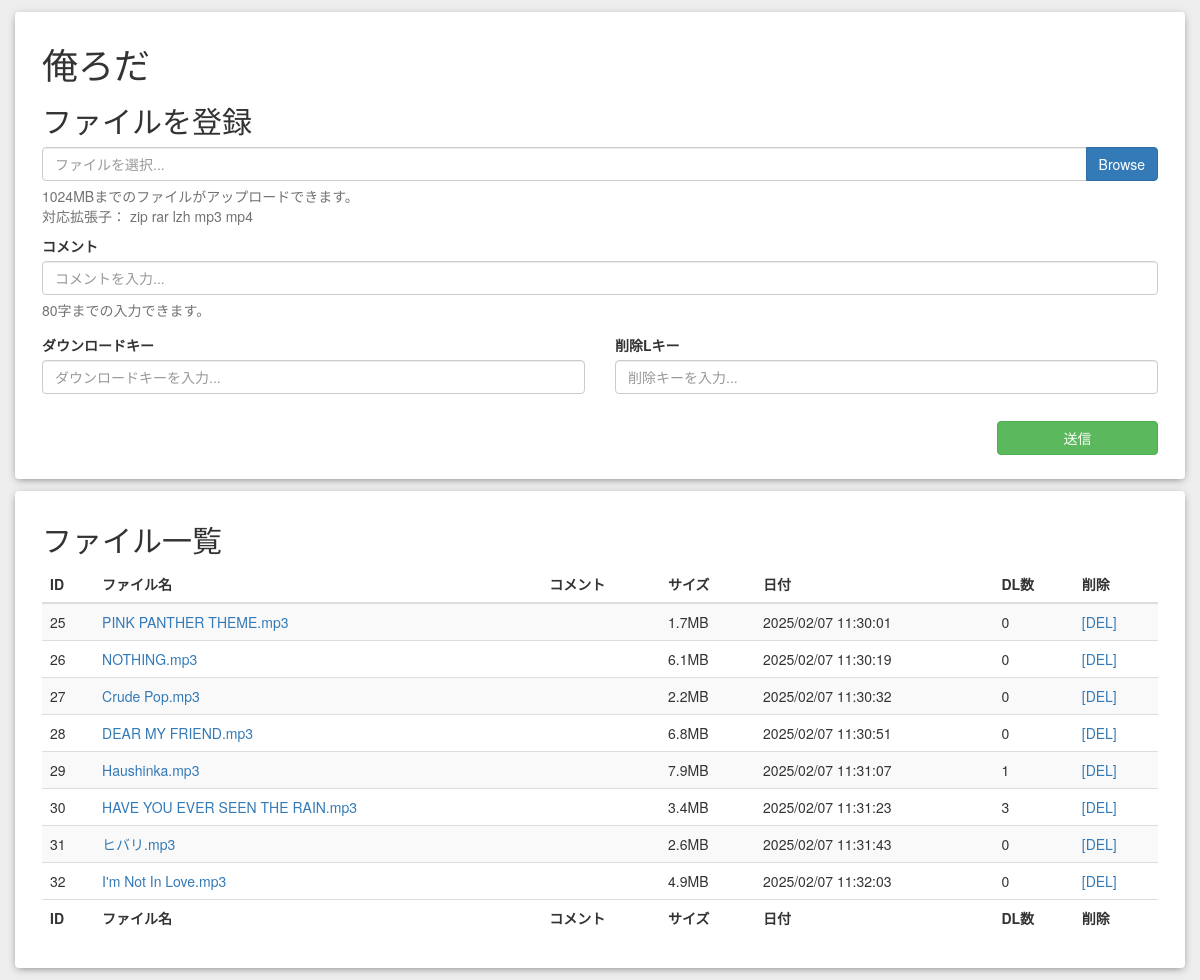
Before: / with the older database file.
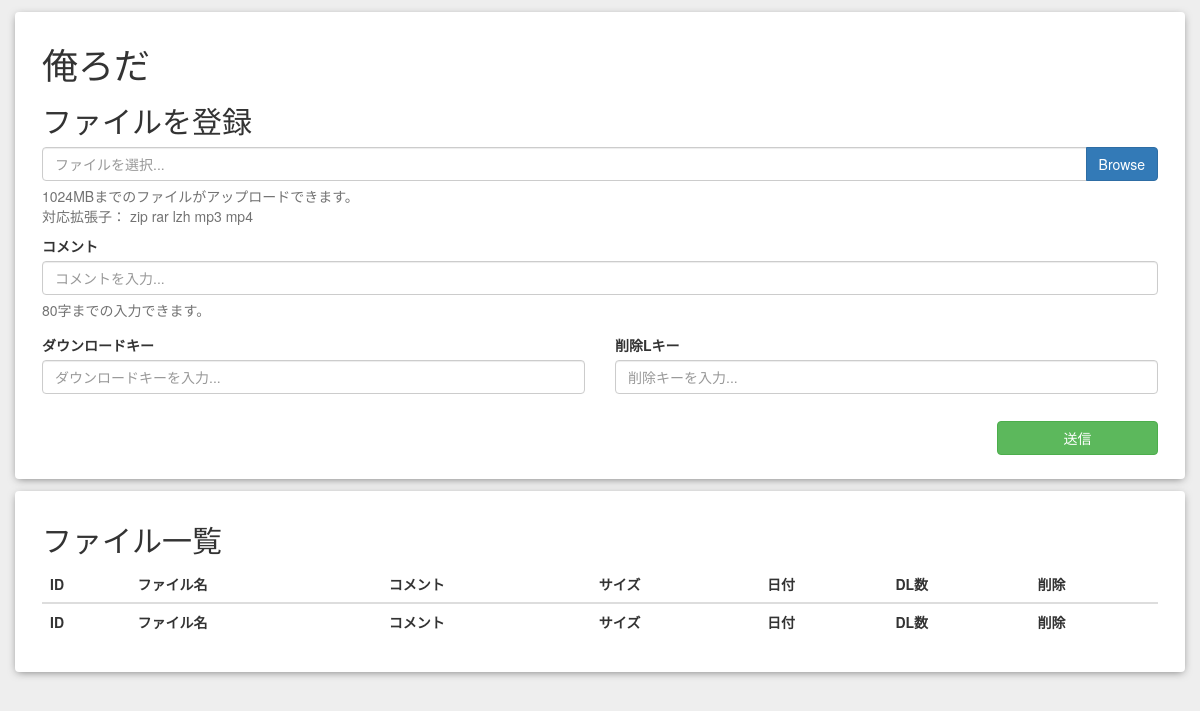
After: the same page with the newer database file.
### tables this page shows
CREATE TABLE uploaded(
  id INTEGER PRIMARY KEY AUTOINCREMENT,
  origin_file_name text,
  comment text,
  size INTEGER,
  count INTEGER,
  input_date INTEGER,
  dl_key text,
  del_key text
  );

### app/models/index.php (called while the page is built, shortened)
<?php
class index {
  function index() {
    try{
      $db = new PDO('sqlite:'.$db_directory.'/uploader.db');
    }catch (Exception $e){
      $error = '500 - データベースの接続に失敗しました。';
      include('./app/views/header.php');
      include('./app/views/error.php');
      include('./app/views/footer.php');
      exit;
    }
    $db->setAttribute(PDO::ATTR_DEFAULT_FETCH_MODE, PDO::FETCH_ASSOC);
    $stmt = $db->prepare("SELECT * FROM uploaded");
    $stmt->execute();
    $r = $stmt->fetchAll();
    return array('data' => $r);
  }
}

### app/views/index.php (the view, shortened to what this page needs)
<div class="container">
  <div class="row bg-white radius box-shadow">
    <div class="col-sm-12">
      <p class="h1">俺ろだ</p>
      <p class="h2">ファイルを登録</p>
      <form id="upload">
        <div class="input-group">
          <input type="text" id="fileInput" class="form-control" name="file" placeholder="ファイルを選択...">
          <span class="input-group-btn"><button type="button" class="btn btn-primary" onclick="$('input[id=defile]').click();">Browse</button></span>
        </div>
        <p class="help-block"><?php echo $max_file_size; ?>MBまでのファイルがアップロードできます。<br>対応拡張子： <?php
          foreach($extension as $s){
            echo $s.' ';
          }
         ?></p>
        <div class="form-group">
          <label for="commentInput">コメント</label>
          <input type="text" class="form-control" id="commentInput" name="comment" placeholder="コメントを入力...">
          <p class="help-block"><?php echo $max_comment; ?>字までの入力できます。</p>
        </div>
        <div class="row">
          <div class="col-sm-6">
            <div class="form-group">
              <label for="dlkeyInput">ダウンロードキー</label>
              <input type="text" class="form-control" id="dleyInput" name="dlkey" placeholder="ダウンロードキーを入力...">
            </div>
          </div>
          <div class="col-sm-6">
            <div class="form-group">
              <label for="delkeyInput">削除Lキー</label>
              <input type="text" class="form-control" id="deleyInput" name="delkey" placeholder="削除キーを入力...">
            </div>
          </div>
        </div>
        <div class="row">
          <div class="col-sm-offset-10 col-sm-2">
            <button type="button" class="btn btn-success btn-block" onclick="file_upload()">送信</button>
          </div>
        </div>
      </form>
    </div>
  </div>
  <div class="row bg-white radius box-shadow">
    <div class="col-sm-12">
      <p class="h2">ファイル一覧</p>
      <table id="fileList" class="table table-striped" cellspacing="0" width="100%">
        <thead>
          <tr>
            <th>ID</th>
            <th>ファイル名</th>
            <th>コメント</th>
            <th>サイズ</th>
            <th>日付</th>
            <th>DL数</th>
            <th>削除</th>
          </tr>
        </thead>
        <tbody>
        <?php
          foreach($data as $s){
            echo '<tr>';
            echo '<td>'.$s['id'].'</td>';
            echo '<td><a href="javascript:void(0);" onclick="dl_button('.$s['id'].');">'.$s['origin_file_name'].'</a></td>';
            echo '<td>'.$s['comment'].'</td>';
            echo '<td>'.round($s['size'] / (1024*1024), 1 ).'MB</td>';
            echo '<td>'.date("Y/m/d H:i:s", $s['input_date']).'</td>';
            echo '<td>'.$s['count'].'</td>';
            echo '<td><a href="javascript:void(0);" onclick="del_button('.$s['id'].');">[DEL]</a></td>';
            echo '</tr>';
          }
        ?>
        </tbody>
        <tfoot>
          <tr>
            <th>ID</th>
            <th>ファイル名</th>
            <th>コメント</th>
            <th>サイズ</th>
            <th>日付</th>
            <th>DL数</th>
            <th>削除</th>
          </tr>
        </tfoot>
      </table>
    </div>
  </div>
</div>

### app/views/header.php (shortened to what this page needs)
<!DOCTYPE html>
<html lang="ja">
  <head>
    <link rel="stylesheet" href="https://maxcdn.bootstrapcdn.com/bootstrap/3.3.7/css/bootstrap.min.css">
    <link rel="stylesheet" href="https://cdn.datatables.net/1.10.15/css/dataTables.bootstrap.min.css">
    <link rel="stylesheet" href="./asset/css/common.css">
  </head>
  <body class="bg-fade">

### index.php (shortened to what this page needs)
<?php
  if($_GET['page'] !== null){
    $call = $_GET['page'];
  }else{
    $call = 'index';
  }
  if (file_exists('./app/models/'.$call.'.php')) {
    $class = new $call();
  }
  include('./app/views/header.php');
  if (file_exists('./app/views/'.$call.'.php')) {
    include('./app/views/'.$call.'.php');
  } else {
    $error = '404 - ページが見つかりません。';
    include('./app/views/error.php');
  }
  include('./app/views/footer.php');

### app/views/footer.php (shortened to what this page needs)
  </body>
</html>

### asset/css/common.css (style rules this page uses)
.bg-fade { background-color: #EEE; }
.bg-white { background-color: #FFF; }
.radius { padding: 12px; border-radius: 4px; -moz-border-radius: 4px; -webkit-border-radius: 4px; -ms-border-radius: 4px; }
.box-shadow { box-shadow:0px 2px 8px -2px #777; -moz-box-shadow:0px 2px 8px -2px #777; -webkit-box-shadow:0px 2px 8px -2px #777; -ms-box-shadow:0px 2px 8px -2px #777; }
.container { padding-top: 12px; }
.row { margin-bottom: 12px; }

Changed rows visible on the page:
removed uploaded: id "25", origin_file_name "PINK PANTHER THEME.mp3", $s['size']/(1024*1024) "1.7", input_date "2025/02/07 11:30:01", count "0"
removed uploaded: id "26", origin_file_name "NOTHING.mp3", $s['size']/(1024*1024) "6.1", input_date "2025/02/07 11:30:19", count "0"
removed uploaded: id "27", origin_file_name "Crude Pop.mp3", $s['size']/(1024*1024) "2.2", input_date "2025/02/07 11:30:32", count "0"
removed uploaded: id "28", origin_file_name "DEAR MY FRIEND.mp3", $s['size']/(1024*1024) "6.8", input_date "2025/02/07 11:30:51", count "0"
removed uploaded: id "29", origin_file_name "Haushinka.mp3", $s['size']/(1024*1024) "7.9", input_date "2025/02/07 11:31:07", count "1"
removed uploaded: id "30", origin_file_name "HAVE YOU EVER SEEN THE RAIN.mp3", $s['size']/(1024*1024) "3.4", input_date "2025/02/07 11:31:23", count "3"
removed uploaded: id "31", origin_file_name "ヒバリ.mp3", $s['size']/(1024*1024) "2.6", input_date "2025/02/07 11:31:43", count "0"
removed uploaded: id "32", origin_file_name "I'm Not In Love.mp3", $s['size']/(1024*1024) "4.9", input_date "2025/02/07 11:32:03", count "0"
